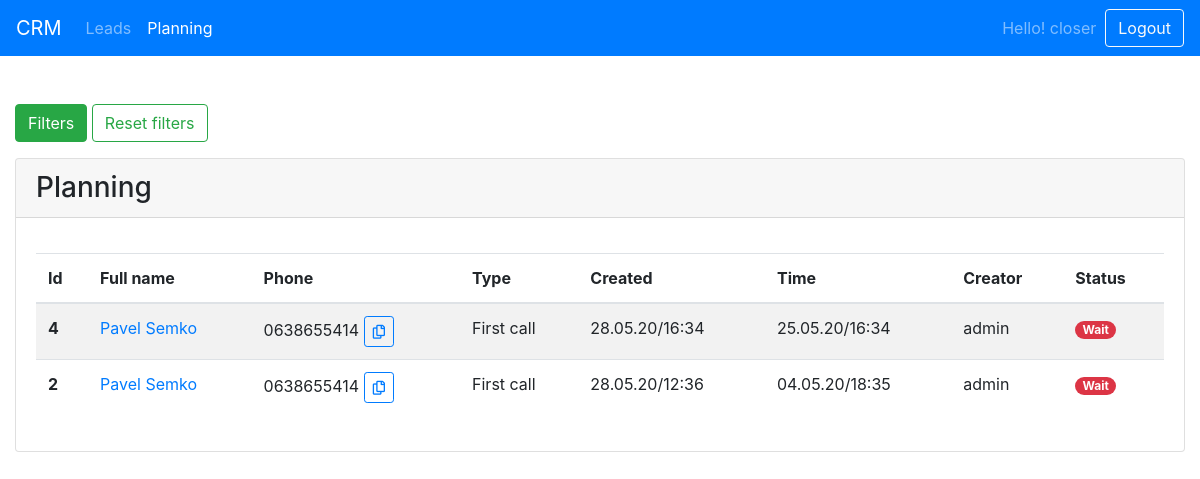
The page /planning/ (signed in) on the database as committed earlier.
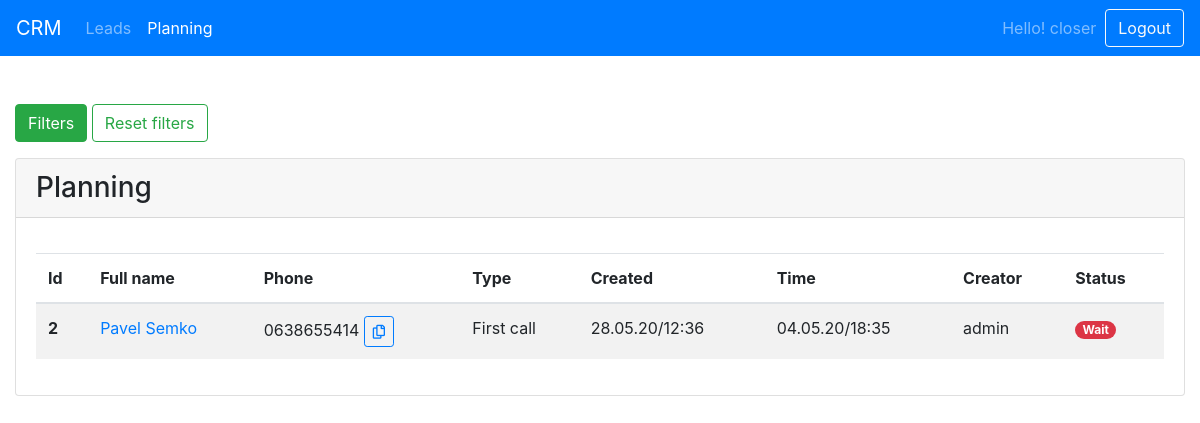
The same page on the database as committed later.
### account/models.py (models this page shows, shortened)
class Planning(models.Model):
    TYPES = (
        ('First call', 'First call'),
        ('Callback', 'Callback'),
        ('Platform show', 'Platform show'),
        ('Account fixing', 'Account fixing'),
        ('Trial deal', 'Trial deal'),
        ('Deposit', 'Deposit'),
    )
    date = models.DateTimeField(auto_now_add=True, blank=True, null=True)
    update = models.DateTimeField( blank=True, null=True)
    finished = models.DateTimeField(blank=True, null=True)
    active = models.BooleanField(default=False)
    notification = models.BooleanField(default=True)
    creator = models.CharField(max_length=25,blank=True, null=True)
    manager= models.ForeignKey(settings.AUTH_USER_MODEL,on_delete=models.SET_NULL,null=True,related_name='planning_manager')
    lead= models.ForeignKey(Leads,on_delete=models.CASCADE,null=True,related_name='planning_manager')
    comment=models.TextField(max_length=500,blank=True)
    type=models.CharField(choices=TYPES,max_length=50,default='First call')

class Leads(models.Model):
    STATUSES_TYPES = (
        ('new', 'New'),
        ('account fixing', 'Account fixing'),
        ('not interested', 'Not interested'),
        ('deposit', 'Deposit'),
        ('registered', 'Registered'),
        ('waiting', 'Waiting'),
        ('sales work', 'Sales work'),
    )
    date = models.DateTimeField(auto_now_add=True,blank=True,null=True)
    update = models.DateTimeField(auto_now_add=True,blank=True,null=True)
    full_name=models.CharField(max_length=100)
    phone=models.CharField(max_length=20)
    about_client=models.TextField(max_length=1000,blank=True)
    source=models.TextField(max_length=1000,blank=True)
    manager= models.ForeignKey(settings.AUTH_USER_MODEL,on_delete=models.SET_NULL,null=True,blank=True,related_name='lead_manager')
    status = models.CharField(max_length=25, choices=STATUSES_TYPES, default='new')
    class Meta:
        get_latest_by = ['id']

### account/views.py (the view, shortened to what this page needs)
# urls.py: path('planning/',views.PlanningPage,name='planning'),
@login_required(login_url='login/')
def PlanningPage(request):
    SLS = User.objects.filter(role="SLS")
    if(request.user.role == 'CLS' ):
        SLS = User.objects.filter(role="SLS",closer=request.user)
    CLS = User.objects.filter(role="CLS")
    filter = json.loads(json.dumps(request.GET))
    if (request.GET.get('page')):
        del filter['page']
    filter_url=urllib.parse.urlencode(filter)
    if (request.user.role == "SLS"):
        filter['creator'] = request.user.username
    elif (request.user.role == "CLS"):
        filter['manager'] = request.user
    filter['active'] = False
    plans = Planning.objects.filter(**filter)
    plans=plans.order_by('-id')
    page = request.GET.get('page', 1)
    paginator = Paginator(plans, 100)
    try:
        plans = paginator.page(page)
    except PageNotAnInteger:
        plans = paginator.page(1)
    except EmptyPage:
        plans = paginator.page(paginator.num_pages)
    return render(request, 'planning.html',{
        'plans':plans,
        'filter_url':filter_url,
        'SLS':SLS,
        'CLS':CLS,
        'get':filter,
        'active': 'plan',
        'start':request.GET.get('start'),
        'end':request.GET.get('end'),
         })

### account/templates/planning.html (shortened to what this page needs)
{% extends 'base.html' %}
{% block page %}
    <div class="container-fluid">
    <div class="row">
        <div class="col">
        <p>
  <button class="btn btn-success" type="button" data-toggle="collapse" data-target="#collapseExample" aria-expanded="false" aria-controls="collapseExample">
  Filters
  </button> <a href="/planning/" class="btn  btn-outline-success" >
  Reset filters
  </a>
</p>
           <div class="card">
  <div class="card-header row align-items-center justify-content-between" style="margin: 0 0 15px 0"><h3 style="margin: 0">
      Planning
  </h3>
  </div>
  <div class="card-body">
      <table class="table table-striped">
  <thead>
    <tr>
      <th scope="col">Id</th>
          <th scope="col">Full name</th>
      <th scope="col">Phone</th>
      <th scope="col">Type</th>
      <th scope="col">Created</th>
      <th scope="col">Time</th>
      <th scope="col">Creator</th>
              <th scope="col">Status</th>
    </tr>
  </thead>
  <tbody>
  {% for p in plans %}
      {% if not p.active  %}
    <tr>
      <th >{{ p.lead.id }}</th>
          <td><a href="/lead/{{ p.lead.id }}">{{p.lead.full_name}}</a></td>
      <td><span class="text">{{p.lead.phone}}</span> <button class="copy btn btn-outline-primary btn-sm"><i class="far fa-copy"></i></button></td>
      <td>{{p.type}}</td>
      <td>{{ p.date|date:"d.m.y/H:i" }}</td>
      <td>{{ p.update|date:"d.m.y/H:i" }}</td>
      <td>{{p.creator}}</td>
      <td>
          <span class="badge badge-pill
           {% if p.active%}
                badge-success
{% else %}
badge-danger
{% endif %}
" style="text-transform: capitalize">    {% if p.active%}
                Done
{% else %}
Wait
{% endif %}</span>
      </td>
    </tr>
      {% endif %}
{% endfor %}
  </tbody>
</table>
  </div>
</div>
        </div>
    </div>
    </div>
    <br>
    <link rel="stylesheet" href="/static/css/bootstrap-datepicker3.min.css">
{% endblock %}

Rows that differ between the two databases and show on the page:
no longer on this page (row edited): Planning: lead.id "4", lead.full_name "Pavel Semko", lead.phone "0638655414", type "First call", date "28.05.20/16:34", update "25.05.20/16:34", creator "admin", active "Wait"
